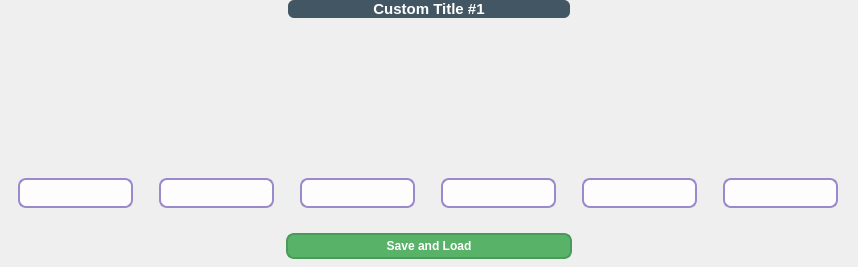
          <widget class="QWidget" name="pageProfile1">
           <layout class="QVBoxLayout" name="verticalLayout_9">
            <property name="spacing">
             <number>6</number>
            </property>
            <property name="leftMargin">
             <number>0</number>
            </property>
            <property name="topMargin">
             <number>0</number>
            </property>
            <property name="rightMargin">
             <number>0</number>
            </property>
            <property name="bottomMargin">
             <number>8</number>
            </property>
            <item>
             <layout class="QHBoxLayout" name="layoutTitleprofile1">
              <item>
               <widget class="QFrame" name="frame">
                <property name="frameShape">
                 <enum>QFrame::Shape::NoFrame</enum>
                </property>
                <property name="frameShadow">
                 <enum>QFrame::Shadow::Raised</enum>
                </property>
               </widget>
              </item>
              <item>
               <widget class="QLabel" name="titlepage1">
                <property name="sizePolicy">
                 <sizepolicy hsizetype="Preferred" vsizetype="Expanding">
                  <horstretch>0</horstretch>
                  <verstretch>0</verstretch>
                 </sizepolicy>
                </property>
                <property name="minimumSize">
                 <size>
                  <width>0</width>
                  <height>0</height>
                 </size>
                </property>
                <property name="maximumSize">
                 <size>
                  <width>400</width>
                  <height>30</height>
                 </size>
                </property>
                <property name="font">
                 <font>
                  <family>Segoe UI</family>
                  <pointsize>11</pointsize>
                  <italic>false</italic>
                  <bold>true</bold>
                 </font>
                </property>
                <property name="styleSheet">
                 <string notr="true">
/* App Title (KeyBloom) */
#titlepage1 {
    color: white;      
    font-size: 11pt;
    font-weight: bold;
    background-color: #435663; /* ungu menyala lembut */
    border-radius: 6px;
}


</string>
                </property>
                <property name="text">
                 <string>Custom Title #1</string>
                </property>
                <property name="alignment">
                 <set>Qt::AlignmentFlag::AlignCenter</set>
                </property>
               </widget>
              </item>
              <item>
               <widget class="QFrame" name="frame_2">
                <property name="frameShape">
                 <enum>QFrame::Shape::NoFrame</enum>
                </property>
                <property name="frameShadow">
                 <enum>QFrame::Shadow::Raised</enum>
                </property>
               </widget>
              </item>
             </layout>
            </item>
            <item>
             <widget class="QFrame" name="frameAllbutton1">
              <property name="frameShape">
               <enum>QFrame::Shape::NoFrame</enum>
              </property>
              <property name="frameShadow">
               <enum>QFrame::Shadow::Raised</enum>
              </property>
              <layout class="QHBoxLayout" name="horizontalLayout">
               <item>
                <widget class="QFrame" name="frameout1">
                 <property name="minimumSize">
                  <size>
                   <width>135</width>
                   <height>185</height>
                  </size>
                 </property>
                 <property name="maximumSize">
                  <size>
                   <width>135</width>
                   <height>185</height>
                  </size>
                 </property>
                 <property name="frameShape">
                  <enum>QFrame::Shape::NoFrame</enum>
                 </property>
                 <property name="frameShadow">
                  <enum>QFrame::Shadow::Raised</enum>
                 </property>
                 <layout class="QVBoxLayout" name="verticalLayout_3">
                  <property name="spacing">
                   <number>6</number>
                  </property>
                  <property name="leftMargin">
                   <number>9</number>
                  </property>
                  <property name="topMargin">
                   <number>9</number>
                  </property>
                  <property name="rightMargin">
                   <number>9</number>
                  </property>
                  <property name="bottomMargin">
                   <number>9</number>
                  </property>
                  <item>
                   <widget class="QFrame" name="buttonFrame1">
                    <property name="minimumSize">
                     <size>
                      <width>115</width>
                      <height>130</height>
                     </size>
                    </property>
                    <property name="maximumSize">
                     <size>
                      <width>115</width>
                      <height>130</height>
                     </size>
                    </property>
                    <property name="frameShape">
                     <enum>QFrame::Shape::NoFrame</enum>
                    </property>
                    <property name="frameShadow">
                     <enum>QFrame::Shadow::Raised</enum>
                    </property>
                   </widget>
                  </item>
                  <item>
                   <widget class="QLineEdit" name="prof1_line1">
                    <property name="minimumSize">
                     <size>
                      <width>115</width>
                      <height>30</height>
                     </size>
                    </property>
                    <property name="maximumSize">
                     <size>
                      <width>115</width>
                      <height>30</height>
                     </size>
                    </property>
                    <property name="styleSheet">
                     <string notr="true">/* ================= CUSTOM LINE EDIT ================= */
QLineEdit{
    background-color: rgba(255, 255, 255, 0.9);   /* putih lembut, bersih */
    color: #2e2a44;                               /* teks ungu gelap */
    
	font-family: &quot;Segoe UI&quot;;
    font-size: 10pt;
    font-weight: 700;     

    border: 2px solid #9b8acb;                    /* ungu medium */
    border-radius: 8px;
	padding: 2px 4px;
}

/* ================= FOCUS ================= */
QLineEdit:focus {
    border: 2px solid #7b5cff;                    /* ungu menyala (accent) */
    background-color: rgba(155, 138, 203, 0.15);  /* glow ungu lembut */
}

/* ================= DISABLED ================= */
QLineEdit:disabled {
    background-color: rgba(235, 231, 246, 0.8);   /* abu ungu */
    color: #9a95b3;
    border: 2px solid #c7bddf;
}
</string>
                    </property>
                   </widget>
                  </item>
                 </layout>
                </widget>
               </item>
               <item>
                <widget class="QFrame" name="frameout2">
                 <property name="minimumSize">
                  <size>
                   <width>135</width>
                   <height>185</height>
                  </size>
                 </property>
                 <property name="maximumSize">
                  <size>
                   <width>135</width>
                   <height>185</height>
                  </size>
                 </property>
                 <property name="frameShape">
                  <enum>QFrame::Shape::NoFrame</enum>
                 </property>
                 <property name="frameShadow">
                  <enum>QFrame::Shadow::Raised</enum>
                 </property>
                 <layout class="QVBoxLayout" name="verticalLayout_5">
                  <property name="spacing">
                   <number>6</number>
                  </property>
                  <property name="leftMargin">
                   <number>9</number>
                  </property>
                  <property name="topMargin">
                   <number>9</number>
                  </property>
                  <property name="rightMargin">
                   <number>9</number>
                  </property>
                  <property name="bottomMargin">
                   <number>9</number>
                  </property>
                  <item>
                   <widget class="QFrame" name="buttonFrame2">
                    <property name="minimumSize">
                     <size>
                      <width>115</width>
                      <height>130</height>
                     </size>
                    </property>
                    <property name="maximumSize">
                     <size>
                      <width>115</width>
                      <height>130</height>
                     </size>
                    </property>
                    <property name="frameShape">
                     <enum>QFrame::Shape::NoFrame</enum>
                    </property>
                    <property name="frameShadow">
                     <enum>QFrame::Shadow::Raised</enum>
                    </property>
                   </widget>
                  </item>
                  <item>
                   <widget class="QLineEdit" name="prof1_line2">
                    <property name="minimumSize">
                     <size>
                      <width>115</width>
                      <height>30</height>
                     </size>
                    </property>
                    <property name="maximumSize">
                     <size>
                      <width>115</width>
                      <height>30</height>
                     </size>
                    </property>
                    <property name="styleSheet">
                     <string notr="true">/* ================= CUSTOM LINE EDIT ================= */
QLineEdit{
    background-color: rgba(255, 255, 255, 0.9);   /* putih lembut, bersih */
    color: #2e2a44;                               /* teks ungu gelap */
    
	font-family: &quot;Segoe UI&quot;;
    font-size: 10pt;
    font-weight: 700;     

    border: 2px solid #9b8acb;                    /* ungu medium */
    border-radius: 8px;
	padding: 2px 4px;
}

/* ================= FOCUS ================= */
QLineEdit:focus {
    border: 2px solid #7b5cff;                    /* ungu menyala (accent) */
    background-color: rgba(155, 138, 203, 0.15);  /* glow ungu lembut */
}

/* ================= DISABLED ================= */
QLineEdit:disabled {
    background-color: rgba(235, 231, 246, 0.8);   /* abu ungu */
    color: #9a95b3;
    border: 2px solid #c7bddf;
}
</string>
                    </property>
                   </widget>
                  </item>
                 </layout>
                </widget>
               </item>
               <item>
                <widget class="QFrame" name="frameout3">
                 <property name="minimumSize">
                  <size>
                   <width>135</width>
                   <height>185</height>
                  </size>
                 </property>
                 <property name="maximumSize">
                  <size>
                   <width>135</width>
                   <height>185</height>
                  </size>
                 </property>
                 <property name="frameShape">
                  <enum>QFrame::Shape::NoFrame</enum>
                 </property>
                 <property name="frameShadow">
                  <enum>QFrame::Shadow::Raised</enum>
                 </property>
                 <layout class="QVBoxLayout" name="verticalLayout_6">
                  <property name="spacing">
                   <number>6</number>
                  </property>
                  <property name="leftMargin">
                   <number>9</number>
                  </property>
                  <property name="topMargin">
                   <number>9</number>
                  </property>
                  <property name="rightMargin">
                   <number>9</number>
                  </property>
                  <property name="bottomMargin">
                   <number>9</number>
                  </property>
                  <item>
                   <widget class="QFrame" name="buttonFrame3">
                    <property name="minimumSize">
                     <size>
                      <width>115</width>
                      <height>130</height>
                     </size>
                    </property>
                    <property name="maximumSize">
                     <size>
                      <width>115</width>
                      <height>130</height>
                     </size>
                    </property>
                    <property name="frameShape">
                     <enum>QFrame::Shape::NoFrame</enum>
                    </property>
                    <property name="frameShadow">
                     <enum>QFrame::Shadow::Raised</enum>
                    </property>
                   </widget>
                  </item>
                  <item>
                   <widget class="QLineEdit" name="prof1_line3">
                    <property name="minimumSize">
                     <size>
                      <width>115</width>
                      <height>30</height>
                     </size>
                    </property>
                    <property name="maximumSize">
                     <size>
                      <width>115</width>
                      <height>30</height>
                     </size>
                    </property>
                    <property name="styleSheet">
                     <string notr="true">/* ================= CUSTOM LINE EDIT ================= */
QLineEdit{
    background-color: rgba(255, 255, 255, 0.9);   /* putih lembut, bersih */
    color: #2e2a44;                               /* teks ungu gelap */
    
	font-family: &quot;Segoe UI&quot;;
    font-size: 10pt;
    font-weight: 700;     

    border: 2px solid #9b8acb;                    /* ungu medium */
    border-radius: 8px;
	padding: 2px 4px;
}

/* ================= FOCUS ================= */
QLineEdit:focus {
    border: 2px solid #7b5cff;                    /* ungu menyala (accent) */
    background-color: rgba(155, 138, 203, 0.15);  /* glow ungu lembut */
}

/* ================= DISABLED ================= */
QLineEdit:disabled {
    background-color: rgba(235, 231, 246, 0.8);   /* abu ungu */
    color: #9a95b3;
    border: 2px solid #c7bddf;
}
</string>
                    </property>
                   </widget>
                  </item>
                 </layout>
                </widget>
               </item>
               <item>
                <widget class="QFrame" name="frameout4">
                 <property name="minimumSize">
                  <size>
                   <width>135</width>
                   <height>185</height>
                  </size>
                 </property>
                 <property name="maximumSize">
                  <size>
                   <width>135</width>
                   <height>185</height>
                  </size>
                 </property>
                 <property name="frameShape">
                  <enum>QFrame::Shape::NoFrame</enum>
                 </property>
                 <property name="frameShadow">
                  <enum>QFrame::Shadow::Raised</enum>
                 </property>
                 <layout class="QVBoxLayout" name="verticalLayout_7">
                  <property name="spacing">
                   <number>6</number>
                  </property>
                  <property name="leftMargin">
                   <number>9</number>
                  </property>
                  <property name="topMargin">
                   <number>9</number>
                  </property>
                  <property name="rightMargin">
                   <number>9</number>
                  </property>
                  <property name="bottomMargin">
                   <number>9</number>
                  </property>
                  <item>
                   <widget class="QFrame" name="buttonFrame4">
                    <property name="minimumSize">
                     <size>
                      <width>115</width>
                      <height>130</height>
                     </size>
                    </property>
                    <property name="maximumSize">
                     <size>
                      <width>115</width>
                      <height>130</height>
                     </size>
                    </property>
                    <property name="frameShape">
                     <enum>QFrame::Shape::NoFrame</enum>
                    </property>
                    <property name="frameShadow">
                     <enum>QFrame::Shadow::Raised</enum>
                    </property>
                   </widget>
                  </item>
                  <item>
                   <widget class="QLineEdit" name="prof1_line4">
                    <property name="minimumSize">
                     <size>
                      <width>115</width>
                      <height>30</height>
                     </size>
                    </property>
                    <property name="maximumSize">
                     <size>
                      <width>115</width>
                      <height>30</height>
                     </size>
                    </property>
                    <property name="styleSheet">
                     <string notr="true">/* ================= CUSTOM LINE EDIT ================= */
QLineEdit{
    background-color: rgba(255, 255, 255, 0.9);   /* putih lembut, bersih */
    color: #2e2a44;                               /* teks ungu gelap */
    
	font-family: &quot;Segoe UI&quot;;
    font-size: 10pt;
    font-weight: 700;     

    border: 2px solid #9b8acb;                    /* ungu medium */
    border-radius: 8px;
	padding: 2px 4px;
}

/* ================= FOCUS ================= */
QLineEdit:focus {
    border: 2px solid #7b5cff;                    /* ungu menyala (accent) */
    background-color: rgba(155, 138, 203, 0.15);  /* glow ungu lembut */
}

/* ================= DISABLED ================= */
QLineEdit:disabled {
    background-color: rgba(235, 231, 246, 0.8);   /* abu ungu */
    color: #9a95b3;
    border: 2px solid #c7bddf;
}
</string>
                    </property>
                   </widget>
                  </item>
                 </layout>
                </widget>
               </item>
               <item>
                <widget class="QFrame" name="frameout5">
                 <property name="minimumSize">
                  <size>
                   <width>135</width>
                   <height>185</height>
                  </size>
                 </property>
                 <property name="maximumSize">
                  <size>
                   <width>135</width>
                   <height>185</height>
                  </size>
                 </property>
                 <property name="frameShape">
                  <enum>QFrame::Shape::NoFrame</enum>
                 </property>
                 <property name="frameShadow">
                  <enum>QFrame::Shadow::Raised</enum>
                 </property>
                 <layout class="QVBoxLayout" name="verticalLayout_8">
                  <property name="spacing">
                   <number>6</number>
                  </property>
                  <property name="leftMargin">
                   <number>9</number>
                  </property>
                  <property name="topMargin">
                   <number>9</number>
                  </property>
                  <property name="rightMargin">
                   <number>9</number>
                  </property>
                  <property name="bottomMargin">
                   <number>9</number>
                  </property>
                  <item>
                   <widget class="QFrame" name="buttonFrame5">
                    <property name="minimumSize">
                     <size>
                      <width>115</width>
                      <height>130</height>
                     </size>
                    </property>
                    <property name="maximumSize">
                     <size>
                      <width>115</width>
                      <height>130</height>
                     </size>
                    </property>
                    <property name="frameShape">
                     <enum>QFrame::Shape::NoFrame</enum>
                    </property>
                    <property name="frameShadow">
                     <enum>QFrame::Shadow::Raised</enum>
                    </property>
                   </widget>
                  </item>
                  <item>
                   <widget class="QLineEdit" name="prof1_line5">
                    <property name="minimumSize">
                     <size>
                      <width>115</width>
                      <height>30</height>
                     </size>
                    </property>
                    <property name="maximumSize">
                     <size>
                      <width>115</width>
                      <height>30</height>
                     </size>
                    </property>
                    <property name="styleSheet">
                     <string notr="true">/* ================= CUSTOM LINE EDIT ================= */
QLineEdit{
    background-color: rgba(255, 255, 255, 0.9);   /* putih lembut, bersih */
    color: #2e2a44;                               /* teks ungu gelap */
    
	font-family: &quot;Segoe UI&quot;;
    font-size: 10pt;
    font-weight: 700;     

    border: 2px solid #9b8acb;                    /* ungu medium */
    border-radius: 8px;
	padding: 2px 4px;
}

/* ================= FOCUS ================= */
QLineEdit:focus {
    border: 2px solid #7b5cff;                    /* ungu menyala (accent) */
    background-color: rgba(155, 138, 203, 0.15);  /* glow ungu lembut */
}

/* ================= DISABLED ================= */
QLineEdit:disabled {
    background-color: rgba(235, 231, 246, 0.8);   /* abu ungu */
    color: #9a95b3;
    border: 2px solid #c7bddf;
}
</string>
                    </property>
                   </widget>
                  </item>
                 </layout>
                </widget>
               </item>
               <item>
                <widget class="QFrame" name="frameout6">
                 <property name="minimumSize">
                  <size>
                   <width>135</width>
                   <height>185</height>
                  </size>
                 </property>
                 <property name="maximumSize">
                  <size>
                   <width>135</width>
                   <height>185</height>
                  </size>
                 </property>
                 <property name="frameShape">
                  <enum>QFrame::Shape::NoFrame</enum>
                 </property>
                 <property name="frameShadow">
                  <enum>QFrame::Shadow::Raised</enum>
                 </property>
                 <layout class="QVBoxLayout" name="verticalLayout_10">
                  <property name="spacing">
                   <number>6</number>
                  </property>
                  <property name="leftMargin">
                   <number>9</number>
                  </property>
                  <property name="topMargin">
                   <number>9</number>
                  </property>
                  <property name="rightMargin">
                   <number>9</number>
                  </property>
                  <property name="bottomMargin">
                   <number>9</number>
                  </property>
                  <item>
                   <widget class="QFrame" name="buttonFrame6">
                    <property name="minimumSize">
                     <size>
                      <width>115</width>
                      <height>130</height>
                     </size>
                    </property>
                    <property name="maximumSize">
                     <size>
                      <width>115</width>
                      <height>130</height>
                     </size>
                    </property>
                    <property name="frameShape">
                     <enum>QFrame::Shape::NoFrame</enum>
                    </property>
                    <property name="frameShadow">
                     <enum>QFrame::Shadow::Raised</enum>
                    </property>
                   </widget>
                  </item>
                  <item>
                   <widget class="QLineEdit" name="prof1_line6">
                    <property name="minimumSize">
                     <size>
                      <width>115</width>
                      <height>30</height>
                     </size>
                    </property>
                    <property name="maximumSize">
                     <size>
                      <width>115</width>
                      <height>30</height>
                     </size>
                    </property>
                    <property name="styleSheet">
                     <string notr="true">/* ================= CUSTOM LINE EDIT ================= */
QLineEdit{
    background-color: rgba(255, 255, 255, 0.9);   /* putih lembut, bersih */
    color: #2e2a44;                               /* teks ungu gelap */
    
	font-family: &quot;Segoe UI&quot;;
    font-size: 10pt;
    font-weight: 700;     

    border: 2px solid #9b8acb;                    /* ungu medium */
    border-radius: 8px;
	padding: 2px 4px;
}

/* ================= FOCUS ================= */
QLineEdit:focus {
    border: 2px solid #7b5cff;                    /* ungu menyala (accent) */
    background-color: rgba(155, 138, 203, 0.15);  /* glow ungu lembut */
}

/* ================= DISABLED ================= */
QLineEdit:disabled {
    background-color: rgba(235, 231, 246, 0.8);   /* abu ungu */
    color: #9a95b3;
    border: 2px solid #c7bddf;
}
</string>
                    </property>
                   </widget>
                  </item>
                 </layout>
                </widget>
               </item>
              </layout>
             </widget>
            </item>
            <item>
             <widget class="QFrame" name="frameSavep1">
              <property name="frameShape">
               <enum>QFrame::Shape::NoFrame</enum>
              </property>
              <property name="frameShadow">
               <enum>QFrame::Shadow::Raised</enum>
              </property>
              <layout class="QHBoxLayout" name="horizontalLayout_9">
               <property name="spacing">
                <number>0</number>
               </property>
               <property name="leftMargin">
                <number>0</number>
               </property>
               <property name="topMargin">
                <number>0</number>
               </property>
               <property name="rightMargin">
                <number>0</number>
               </property>
               <property name="bottomMargin">
                <number>0</number>
               </property>
               <item>
                <widget class="QFrame" name="btn_saveload_p1">
                 <property name="frameShape">
                  <enum>QFrame::Shape::NoFrame</enum>
                 </property>
                 <property name="frameShadow">
                  <enum>QFrame::Shadow::Raised</enum>
                 </property>
                </widget>
               </item>
               <item>
                <widget class="QPushButton" name="btn_fan_ac">
                 <property name="minimumSize">
                  <size>
                   <width>0</width>
                   <height>0</height>
                  </size>
                 </property>
                 <property name="maximumSize">
                  <size>
                   <width>16777215</width>
                   <height>16777215</height>
                  </size>
                 </property>
                 <property name="styleSheet">
                  <string notr="true">QPushButton {
    background-color: #58B368;       /* hijau lembut tapi hidup */
    border: 1.5px solid #4A9A59;     /* diperkecil dari 2px */
    border-radius: 8px;
    color: white;
    font: 10pt &quot;Segoe UI&quot;;
    font-weight: bold;
    padding: 4px 10px;               /* lebih ramping, teks tetap lega */
}

QPushButton:hover {
    background-color: #68C179;
    border: 1.5px solid #3E874D;
}

QPushButton:pressed {
    background-color: #4C9957;
    border: 1.5px solid #3A7A44;
}

QPushButton:disabled {
    background-color: #A7D9B0;
    color: #EAF6EC;
    border: 1.5px solid #8BC59A;
}
</string>
                 </property>
                 <property name="text">
                  <string>Save and Load</string>
                 </property>
                </widget>
               </item>
               <item>
                <widget class="QFrame" name="frame_6">
                 <property name="frameShape">
                  <enum>QFrame::Shape::NoFrame</enum>
                 </property>
                 <property name="frameShadow">
                  <enum>QFrame::Shadow::Raised</enum>
                 </property>
                </widget>
               </item>
              </layout>
             </widget>
            </item>
           </layout>
          </widget>
